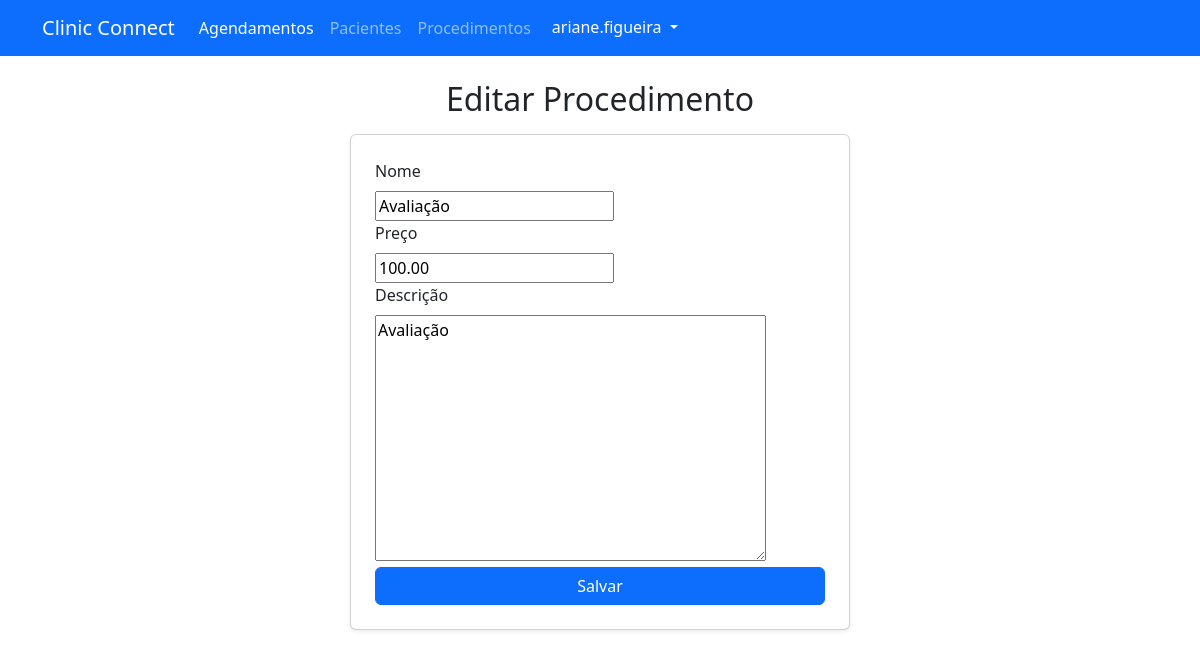
The app's page /4/editar/ (signed in) with its own data.
### usuarios/models.py (models this page shows, shortened)
class UsuarioPersonalizado(AbstractUser):
    bio = models.TextField(blank=True, null=True)

class Procedimento(models.Model):
    nome = models.CharField(max_length=100)
    descricao = models.TextField(blank=True, null=True)
    preco = models.DecimalField(max_digits=10, decimal_places=2)
    usuario = models.ForeignKey(UsuarioPersonalizado, on_delete=models.CASCADE)

### usuarios/views.py (the view)
# urls.py: path('<int:pk>/editar/', editar_procedimento, name='editar_procedimento'),
@login_required
def editar_procedimento(request, pk):
    procedimento = get_object_or_404(Procedimento, pk=pk)
    if request.method == 'POST':
        form = ProcedimentoForm(request.POST, instance=procedimento)
        if form.is_valid():
            form.save()
            return redirect('listar_procedimentos')
    else:
        form = ProcedimentoForm(instance=procedimento)
    return render(request, 'usuarios/editar_procedimento.html', {'form': form})

### usuarios/forms.py
class ProcedimentoForm(forms.ModelForm):
    class Meta:
        model = Procedimento
        fields = ['nome', 'descricao', 'preco']

### usuarios/templates/usuarios/editar_procedimento.html (shortened to what this page needs)
{% extends 'usuarios/base.html' %}
{% block content %}
<h2>Editar Procedimento</h2>
<div class="card shadow-sm p-4 mt-3">
    <form method="POST">
        <div class="col-md-2">
            <label for="nome" class="form-label">Nome</label>
            {{ form.nome }}
        </div>
        <div class="col-md-2">
            <label for="preco" class="form-label">Preço</label>
            {{ form.preco }}
        </div>
        <div class="col-md-6">
            <label for="desc" class="form-label">Descrição</label>
            {{ form.descricao }}
        </div>
        <button type="submit" class="btn btn-primary" href="{% url 'listar_procedimentos' %}">Salvar</button>
    </form>
</div>
{% endblock %}

### usuarios/templates/usuarios/base.html (shortened to what this page needs)
{% load static %}
<!DOCTYPE html>
<html lang="pt-br">
<head>
    <link rel="stylesheet" type="text/css" href="{% static 'css/estilo.css' %}">
    <link rel="stylesheet" href="https://cdn.jsdelivr.net/npm/bootstrap@5.3.0/dist/css/bootstrap.min.css">
</head>
<body>
    <nav class="navbar navbar-expand-lg navbar-dark bg-primary">
        <div class="container">
          <a class="navbar-brand">Clinic Connect</a>
          {% if user.is_authenticated %}
          <div class="collapse navbar-collapse" id="navbarNavDropdown">
            <ul class="navbar-nav me-auto">
              <li class="nav-item">
                <a class="nav-link active" aria-current="page" href="{% url 'listar_agendamentos' %}">Agendamentos</a>
              </li>
              <li class="nav-item">
                <a class="nav-link" href="{% url 'listar_pacientes' %}">Pacientes</a>
              </li>
              <li class="nav-item">
                <a class="nav-link" href="{% url 'listar_procedimentos' %}">Procedimentos</a>
              </li>
                <div class="dropdown ms-auto">
                    <button class="btn btn-primary dropdown-toggle" type="button" id="userDropdown" data-bs-toggle="dropdown" aria-expanded="false">
                        {{ user.username }}
                    </button>
                </div>
            </ul>
          </div>
          {% endif %}
        </div>
      </nav>
    <div class="container mt-4">
        {% block content %}{% endblock content%}
    </div>
</body>
</html>

### usuarios/static/css/estilo.css (style rules this page uses)
body { font-family: Arial, sans-serif; background-color: #f4f4f4; margin: 0; padding: 0; }
h2 { color: #333; text-align: center; }
.card { max-width: 500px; margin: auto; border-radius: 10px; }
.btn-primary { width: 100%; }

### records on screen
UsuarioPersonalizado: username "ariane.figueira"
Procedimento: nome "Avaliação", preco "100.00", descricao "Avaliação"
